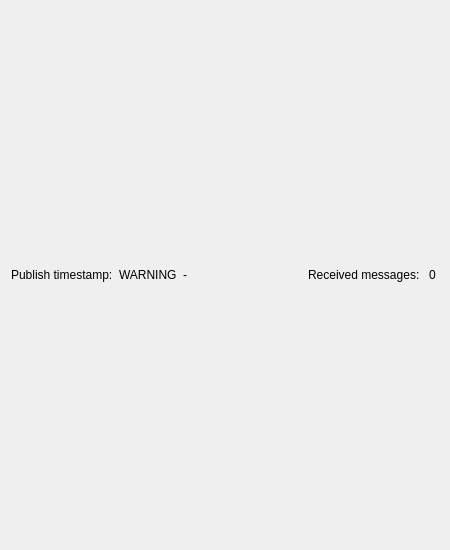
<?xml version="1.0" encoding="UTF-8"?>
<ui version="4.0">
 <class>PluginWidget</class>
 <widget class="QWidget" name="PluginWidget">
  <property name="geometry">
   <rect>
    <x>0</x>
    <y>0</y>
    <width>450</width>
    <height>550</height>
   </rect>
  </property>
  <property name="windowTitle">
   <string>GroupWidget</string>
  </property>
  <layout class="QVBoxLayout" name="verticalLayout">
   <item>
    <layout class="QHBoxLayout" name="content_layout"/>
   </item>
   <item>
    <layout class="QHBoxLayout" name="horizontalLayout">
     <item>
      <widget class="QLabel" name="publish_timestamp_description_label">
       <property name="minimumSize">
        <size>
         <width>10</width>
         <height>0</height>
        </size>
       </property>
       <property name="text">
        <string>Publish timestamp:</string>
       </property>
      </widget>
     </item>
     <item>
      <widget class="QLabel" name="publish_timestamp_warning_label">
       <property name="text">
        <string>WARNING</string>
       </property>
      </widget>
     </item>
     <item>
      <widget class="QLabel" name="publish_timestamp_label">
       <property name="minimumSize">
        <size>
         <width>10</width>
         <height>0</height>
        </size>
       </property>
       <property name="text">
        <string>-</string>
       </property>
      </widget>
     </item>
     <item>
      <spacer name="horizontalSpacer">
       <property name="orientation">
        <enum>Qt::Horizontal</enum>
       </property>
       <property name="sizeHint" stdset="0">
        <size>
         <width>0</width>
         <height>0</height>
        </size>
       </property>
      </spacer>
     </item>
     <item>
      <widget class="QLabel" name="received_messages_label">
       <property name="minimumSize">
        <size>
         <width>10</width>
         <height>0</height>
        </size>
       </property>
       <property name="text">
        <string>Received messages: </string>
       </property>
      </widget>
     </item>
     <item>
      <widget class="QLabel" name="received_message_counter_label">
       <property name="minimumSize">
        <size>
         <width>10</width>
         <height>0</height>
        </size>
       </property>
       <property name="text">
        <string>0</string>
       </property>
      </widget>
     </item>
    </layout>
   </item>
  </layout>
 </widget>
 <resources>
  <include location="../../../../iconset/ecalicons.qrc"/>
 </resources>
 <connections/>
</ui>
